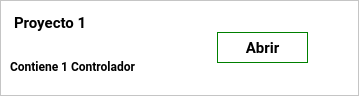
<?xml version="1.0" encoding="UTF-8"?>
<ui version="4.0">
 <class>Form</class>
 <widget class="QWidget" name="Form">
  <property name="windowModality">
   <enum>Qt::WindowModal</enum>
  </property>
  <property name="geometry">
   <rect>
    <x>0</x>
    <y>0</y>
    <width>359</width>
    <height>96</height>
   </rect>
  </property>
  <property name="windowTitle">
   <string>Form</string>
  </property>
  <property name="styleSheet">
   <string notr="true">background-color: rgb(255, 255, 255);</string>
  </property>
  <widget class="QFrame" name="ProjectFrame">
   <property name="geometry">
    <rect>
     <x>0</x>
     <y>0</y>
     <width>359</width>
     <height>96</height>
    </rect>
   </property>
   <property name="minimumSize">
    <size>
     <width>350</width>
     <height>91</height>
    </size>
   </property>
   <property name="maximumSize">
    <size>
     <width>16777215</width>
     <height>96</height>
    </size>
   </property>
   <property name="frameShape">
    <enum>QFrame::StyledPanel</enum>
   </property>
   <property name="frameShadow">
    <enum>QFrame::Raised</enum>
   </property>
   <layout class="QGridLayout" name="gridLayout">
    <item row="0" column="0">
     <widget class="QTextBrowser" name="ProjectTitle">
      <property name="maximumSize">
       <size>
        <width>161</width>
        <height>31</height>
       </size>
      </property>
      <property name="font">
       <font>
        <family>Roboto</family>
        <pointsize>11</pointsize>
        <weight>75</weight>
        <bold>true</bold>
       </font>
      </property>
      <property name="frameShape">
       <enum>QFrame::NoFrame</enum>
      </property>
      <property name="lineWidth">
       <number>0</number>
      </property>
      <property name="verticalScrollBarPolicy">
       <enum>Qt::ScrollBarAsNeeded</enum>
      </property>
      <property name="horizontalScrollBarPolicy">
       <enum>Qt::ScrollBarAlwaysOff</enum>
      </property>
      <property name="sizeAdjustPolicy">
       <enum>QAbstractScrollArea::AdjustToContentsOnFirstShow</enum>
      </property>
      <property name="autoFormatting">
       <set>QTextEdit::AutoNone</set>
      </property>
      <property name="documentTitle">
       <string/>
      </property>
      <property name="html">
       <string>&lt;!DOCTYPE HTML PUBLIC &quot;-//W3C//DTD HTML 4.0//EN&quot; &quot;http://www.w3.org/TR/REC-html40/strict.dtd&quot;&gt;
&lt;html&gt;&lt;head&gt;&lt;meta name=&quot;qrichtext&quot; content=&quot;1&quot; /&gt;&lt;style type=&quot;text/css&quot;&gt;
p, li { white-space: pre-wrap; }
&lt;/style&gt;&lt;/head&gt;&lt;body style=&quot; font-family:'Roboto'; font-size:11pt; font-weight:600; font-style:normal;&quot;&gt;
&lt;p style=&quot; margin-top:0px; margin-bottom:0px; margin-left:0px; margin-right:0px; -qt-block-indent:0; text-indent:0px;&quot;&gt;&lt;span style=&quot; font-family:'Noto Sans';&quot;&gt;Proyecto 1&lt;/span&gt;&lt;/p&gt;&lt;/body&gt;&lt;/html&gt;</string>
      </property>
      <property name="overwriteMode">
       <bool>false</bool>
      </property>
      <property name="acceptRichText">
       <bool>true</bool>
      </property>
      <property name="openLinks">
       <bool>false</bool>
      </property>
     </widget>
    </item>
    <item row="0" column="1" rowspan="2">
     <widget class="QFrame" name="btnAbrirFrame">
      <property name="frameShape">
       <enum>QFrame::NoFrame</enum>
      </property>
      <property name="frameShadow">
       <enum>QFrame::Raised</enum>
      </property>
      <property name="lineWidth">
       <number>0</number>
      </property>
      <layout class="QVBoxLayout" name="btnAbrirLayout">
       <property name="spacing">
        <number>0</number>
       </property>
       <property name="leftMargin">
        <number>0</number>
       </property>
       <property name="topMargin">
        <number>0</number>
       </property>
       <property name="rightMargin">
        <number>0</number>
       </property>
       <property name="bottomMargin">
        <number>0</number>
       </property>
       <item alignment="Qt::AlignHCenter">
        <widget class="QPushButton" name="btnAbrir">
         <property name="minimumSize">
          <size>
           <width>91</width>
           <height>31</height>
          </size>
         </property>
         <property name="maximumSize">
          <size>
           <width>91</width>
           <height>31</height>
          </size>
         </property>
         <property name="font">
          <font>
           <family>Roboto</family>
           <pointsize>11</pointsize>
           <weight>75</weight>
           <bold>true</bold>
          </font>
         </property>
         <property name="styleSheet">
          <string notr="true">border: 1px solid green;</string>
         </property>
         <property name="text">
          <string>Abrir</string>
         </property>
         <property name="icon">
          <iconset resource="../../resources/resources.qrc">
           <normaloff>:/source/img/Abrir.png</normaloff>:/source/img/Abrir.png</iconset>
         </property>
         <property name="flat">
          <bool>true</bool>
         </property>
        </widget>
       </item>
      </layout>
     </widget>
    </item>
    <item row="1" column="0">
     <widget class="QLabel" name="lblCount">
      <property name="font">
       <font>
        <family>Roboto</family>
        <pointsize>9</pointsize>
        <weight>75</weight>
        <bold>true</bold>
       </font>
      </property>
      <property name="text">
       <string>Contiene 1 Controlador</string>
      </property>
     </widget>
    </item>
   </layout>
  </widget>
 </widget>
 <resources>
  <include location="../../resources/resources.qrc"/>
 </resources>
 <connections/>
</ui>
